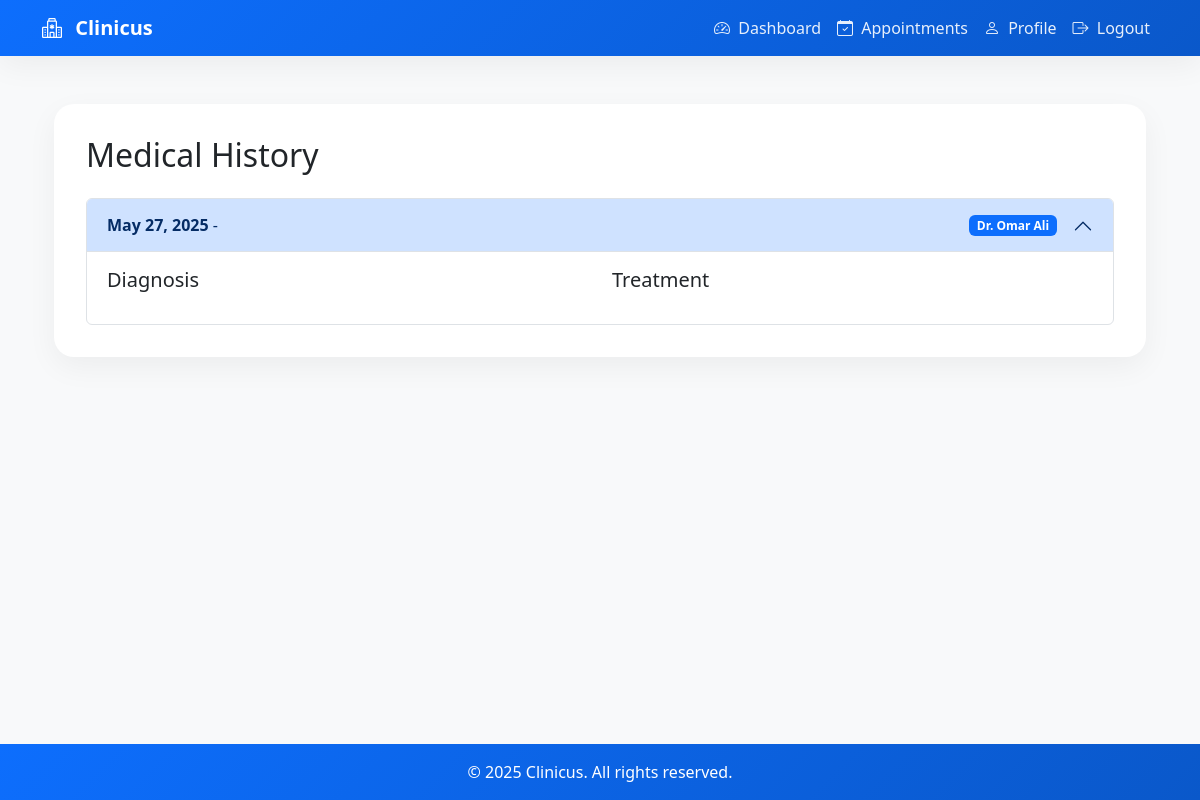
Page /patient/medicalHistory (signed in) on the committed database.
### tables this page shows
CREATE TABLE `medical_history` (
  `ID` int(11) NOT NULL,
  `patientID` int(11) NOT NULL,
  `serviceID` int(11) DEFAULT NULL,
  `appointmentID` int(11) DEFAULT NULL,
  `description` text DEFAULT NULL,
  `createdBy` int(11) DEFAULT NULL,
  `createdAt` datetime DEFAULT current_timestamp(),
  `updatedAt` datetime DEFAULT current_timestamp() ON UPDATE current_timestamp()
);

CREATE TABLE `appointment` (
  `ID` int(11) NOT NULL,
  `DoctorID` int(11) NOT NULL,
  `userID` int(11) NOT NULL,
  `appointmentDate` datetime NOT NULL,
  `status` int(11) DEFAULT 0,
  `createdAt` datetime DEFAULT current_timestamp(),
  `updatedAt` datetime DEFAULT current_timestamp() ON UPDATE current_timestamp()
);

### Controllers/Controller.php (called while the page is built, shortened)
<?php
class Controller
{
    public function __construct()
    {
        $this->db = Database::getInstance();
    }
    protected function render($view, $data = [])
    {
        extract($data);
        require_once "views/{$view}.php";
        require_once "views/layouts/main.php";
    }
}

### Controllers/PatientController.php (called while the page is built, shortened)
<?php
require_once __DIR__ . "/../Model/autoload.php";
include_once __DIR__ . "/../Model/entities/MedicalHistory.php";
class PatientController extends Controller
{
    private $medicalHistoryModel;
    public function __construct()
    {
        $this->medicalHistoryModel = new MedicalHistory($this->db);
    }
    public function medicalHistory()
    {
        $patientId = $_SESSION['user_id'];
        $history = $this->medicalHistoryModel->getAllHistory($patientId);
        $this->render('patient/medicalHistory', [
            'title' => 'Medical History',
            'history' => $history
        ]);
    }
}

### Model/autoload.php (called while the page is built, shortened)
<?php
spl_autoload_register(function ($class) {
    $class = str_replace('\\', DIRECTORY_SEPARATOR, $class);
    $directories = [
        'Controllers/',
        'Model/',
        'Model/entities/',
        'Model/abstract/',
        'Model/interfaces/'
    ];
    foreach ($directories as $directory) {
        $file = $directory . $class . '.php';
        if (file_exists($file)) {
            return;
        }
    }
});

### Model/Database.php (called while the page is built, shortened)
<?php
class Database
{
    private static $instance = null;
    private $host = 'localhost';
    private $username = 'root';
    private $port = 3307;
    private $password = '';
    private $database = 'clinicus_db';
    private function __construct()
    {
        try {
            $this->connection = new mysqli($this->host, $this->username, $this->password, $this->database, $this->port);
        } catch (Exception $e) {
            die("Database connection failed: " . $e->getMessage());
        }
    }
    public static function getInstance()
    {
        if (self::$instance === null) {
            self::$instance = new self();
        }
        return self::$instance->connection;
    }
}

### Model/abstract/AbstractMedicalHistory.php (called while the page is built, shortened)
<?php
abstract class AbstractMedicalHistory
{
    public function __construct($db)
    {
        $this->conn = $db;
    }
}

### Model/entities/MedicalHistory.php (called while the page is built, shortened)
<?php
class MedicalHistory extends AbstractMedicalHistory implements IHealthRecord
{
    protected $conn;
    public function getAllHistory($patientId)
    {
        $stmt = $this->conn->prepare("
            SELECT
                mh.ID,
                mh.description,
                a.appointmentDate as date,
                CONCAT(d.FirstName, ' ', d.LastName) as doctorName
            FROM Medical_History mh
            JOIN Appointment a ON mh.appointmentID = a.ID
            JOIN Doctors doc ON a.DoctorID = doc.ID
            JOIN Users d ON doc.userID = d.userID
            WHERE mh.patientID = ?
            ORDER BY a.appointmentDate DESC
        ");
        $stmt->bind_param("i", $patientId);
        $stmt->execute();
        return $stmt->get_result()->fetch_all(MYSQLI_ASSOC);
    }
}

### views/patient/medicalHistory.php (the view, shortened to what this page needs)
<div class="container py-4">
    <div class="box">
        <h2 class="mb-4">Medical History</h2>
        <?php if (empty($history)): ?>
            <div class="alert alert-info">
                <i class="fas fa-info-circle"></i> No medical history records found.
            </div>
        <?php else: ?>
            <div class="accordion" id="medicalHistoryAccordion">
                <?php foreach ($history as $index => $record): ?>
                    <div class="accordion-item">
                        <h2 class="accordion-header" id="heading<?php echo $index; ?>">
                            <button class="accordion-button <?php echo $index === 0 ? '' : 'collapsed'; ?>" type="button"
                                data-bs-toggle="collapse" data-bs-target="#collapse<?php echo $index; ?>">
                                <div class="d-flex justify-content-between align-items-center w-100 me-3">
                                    <span>
                                        <strong><?php echo date('M d, Y', strtotime($record['date'])); ?></strong>
                                        - <?php echo htmlspecialchars($record['diagnosis']); ?>
                                    </span>
                                    <span class="badge bg-primary">Dr.
                                        <?php echo htmlspecialchars($record['doctorName']); ?></span>
                                </div>
                            </button>
                        </h2>
                        <div id="collapse<?php echo $index; ?>"
                            class="accordion-collapse collapse <?php echo $index === 0 ? 'show' : ''; ?>"
                            data-bs-parent="#medicalHistoryAccordion">
                            <div class="accordion-body">
                                <div class="row">
                                    <div class="col-md-6">
                                        <h5>Diagnosis</h5>
                                    </div>
                                    <div class="col-md-6">
                                        <h5>Treatment</h5>
                                    </div>
                                </div>
                            </div>
                        </div>
                    </div>
                <?php endforeach; ?>
            </div>
        <?php endif; ?>
    </div>
</div>

### views/layouts/main.php (style rules this page uses)
:root { --primary-color: #0d6efd; --primary-dark: #0a58ca; --secondary-color: #6c757d; --accent-color: #dc3545; --text-color: #212529; --light-bg: #f8f9fa; --white: #ffffff; --shadow-sm: 0 10px 30px rgba(0, 0, 0, 0.05); --shadow-md: 0 15px 35px rgba(0, 0, 0, 0.1); }
html, body { height: 100%; margin: 0; }
body { font-family: 'Segoe UI', Tahoma, Geneva, Verdana, sans-serif; color: var(--text-color); background-color: var(--light-bg); display: flex; flex-direction: column; min-height: 100vh; }
.container { flex: 1 0 auto; }
.box { background: var(--white); border-radius: 20px; padding: 2rem; box-shadow: var(--shadow-sm); transition: all 0.3s ease; }

### rows in the picture
medical_history: appointmentID.appointmentDate "May 27, 2025", doctorName "Omar Ali"
